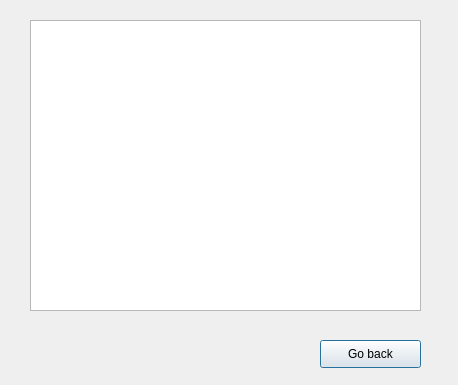
<?xml version="1.0" encoding="UTF-8"?>
<ui version="4.0">
 <class>showbiodialogue</class>
 <widget class="QDialog" name="showbiodialogue">
  <property name="geometry">
   <rect>
    <x>0</x>
    <y>0</y>
    <width>458</width>
    <height>385</height>
   </rect>
  </property>
  <property name="windowTitle">
   <string>Dialog</string>
  </property>
  <widget class="QTextBrowser" name="textBrowser">
   <property name="geometry">
    <rect>
     <x>30</x>
     <y>20</y>
     <width>391</width>
     <height>291</height>
    </rect>
   </property>
  </widget>
  <widget class="QPushButton" name="pushButton">
   <property name="geometry">
    <rect>
     <x>320</x>
     <y>340</y>
     <width>101</width>
     <height>28</height>
    </rect>
   </property>
   <property name="text">
    <string>Go back</string>
   </property>
  </widget>
 </widget>
 <resources/>
 <connections>
  <connection>
   <sender>pushButton</sender>
   <signal>clicked()</signal>
   <receiver>showbiodialogue</receiver>
   <slot>close()</slot>
   <hints>
    <hint type="sourcelabel">
     <x>363</x>
     <y>357</y>
    </hint>
    <hint type="destinationlabel">
     <x>255</x>
     <y>344</y>
    </hint>
   </hints>
  </connection>
 </connections>
</ui>
